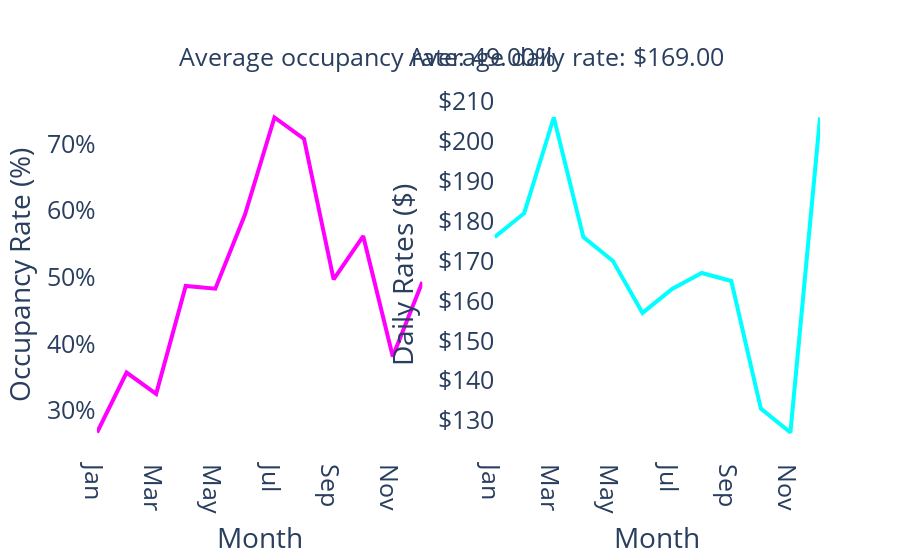

Write notebook code for a chart like this one.
### Code cell
# Импорт необходимых библиотек (Importing necessary libraries)
import plotly.graph_objects as go
import plotly.subplots as sp

# Создание сабплотов (Creating subplots)
fig = sp.make_subplots(rows=1, cols=2)

# График занятости (Occupancy Rate Plot)
fig.add_trace(
    go.Scatter(
        x=seasonality_df.index, 
        y=seasonality_df['occupancy_rates'], 
        mode='lines', 
        line=dict(color='magenta', width=4), # Increased line width
        name='Occupancy Rate',
        showlegend=False
    ),
    row=1, 
    col=1
)

# График дневных ставок (Daily Rates Plot)
fig.add_trace(
    go.Scatter(
        x=seasonality_df.index, 
        y=seasonality_df['daily_rates'], 
        mode='lines', 
        line=dict(color='cyan', width=4), # Increased line width
        name='Daily Rates',
        showlegend=False
    ),
    row=1, 
    col=2
)

# Настройка параметров графиков (Adjusting plot parameters)
fig.update_layout(
    title_font=dict(size=42, family="Open Sans, sans-serif"), # Font adjustment
    plot_bgcolor='white',
    paper_bgcolor='white'
)

# Установка заголовка и других параметров для графика занятости (Setting title and other parameters for Occupancy Rate Plot)
fig.update_xaxes(title_text="Month", row=1, col=1, title_font=dict(size=28), tickfont=dict(size=25))
fig.update_yaxes(title_text="Occupancy Rate (%)", tickformat='.0%', row=1, col=1, title_font=dict(size=28), tickfont=dict(size=25))
fig.add_annotation(text=f"Average occupancy rate: {average_occupancy:.2%}", xref="paper", yref="paper", x=0.11, y=1.18, font=dict(size=25), showarrow=False)

# Установка заголовка и других параметров для графика дневных ставок (Setting title and other parameters for Daily Rates Plot)
fig.update_xaxes(title_text="Month", row=1, col=2, title_font=dict(size=28), tickfont=dict(size=25))
fig.update_yaxes(title_text="Daily Rates ($)", tickprefix="$", row=1, col=2, title_font=dict(size=28), tickfont=dict(size=25))
fig.add_annotation(text=f"Average daily rate: ${average_rate:.2f}", xref="paper", yref="paper", x=0.87, y=1.18, font=dict(size=25), showarrow=False)

fig.show()

### Figure 1 — Plotly figure (JSON) as saved in the notebook; plotly's stock layout.template omitted (floating-point values rounded to 4 significant figures)
{"data": [{"line": {"color": "magenta", "width": 4}, "mode": "lines", "name": "Occupancy Rate", "showlegend": false, "type": "scatter", "x": ["Jan", "Feb", "Mar", "Apr", "May", "Jun", "Jul", "Aug", "Sep", "Oct", "Nov", "Dec"], "xaxis": "x", "y": [0.267, 0.357, 0.325, 0.487, 0.483, 0.594, 0.74, 0.708, 0.497, 0.562, 0.381, 0.493], "yaxis": "y"}, {"line": {"color": "cyan", "width": 4}, "mode": "lines", "name": "Daily Rates", "showlegend": false, "type": "scatter", "x": ["Jan", "Feb", "Mar", "Apr", "May", "Jun", "Jul", "Aug", "Sep", "Oct", "Nov", "Dec"], "xaxis": "x2", "y": [176, 182, 206, 176, 170, 157, 163, 167, 165, 133, 127, 206], "yaxis": "y2"}], "layout": {"annotations": [{"font": {"size": 25}, "showarrow": false, "text": "Average occupancy rate: 49.00%", "x": 0.11, "xref": "paper", "y": 1.18, "yref": "paper"}, {"font": {"size": 25}, "showarrow": false, "text": "Average daily rate: $169.00", "x": 0.87, "xref": "paper", "y": 1.18, "yref": "paper"}], "paper_bgcolor": "white", "plot_bgcolor": "white", "title": {"font": {"family": "Open Sans, sans-serif", "size": 42}}, "xaxis": {"anchor": "y", "domain": [0, 0.45], "tickfont": {"size": 25}, "title": {"font": {"size": 28}, "text": "Month"}}, "xaxis2": {"anchor": "y2", "domain": [0.55, 1], "tickfont": {"size": 25}, "title": {"font": {"size": 28}, "text": "Month"}}, "yaxis": {"anchor": "x", "domain": [0, 1], "tickfont": {"size": 25}, "tickformat": ".0%", "title": {"font": {"size": 28}, "text": "Occupancy Rate (%)"}}, "yaxis2": {"anchor": "x2", "domain": [0, 1], "tickfont": {"size": 25}, "tickprefix": "$", "title": {"font": {"size": 28}, "text": "Daily Rates ($)"}}}}
